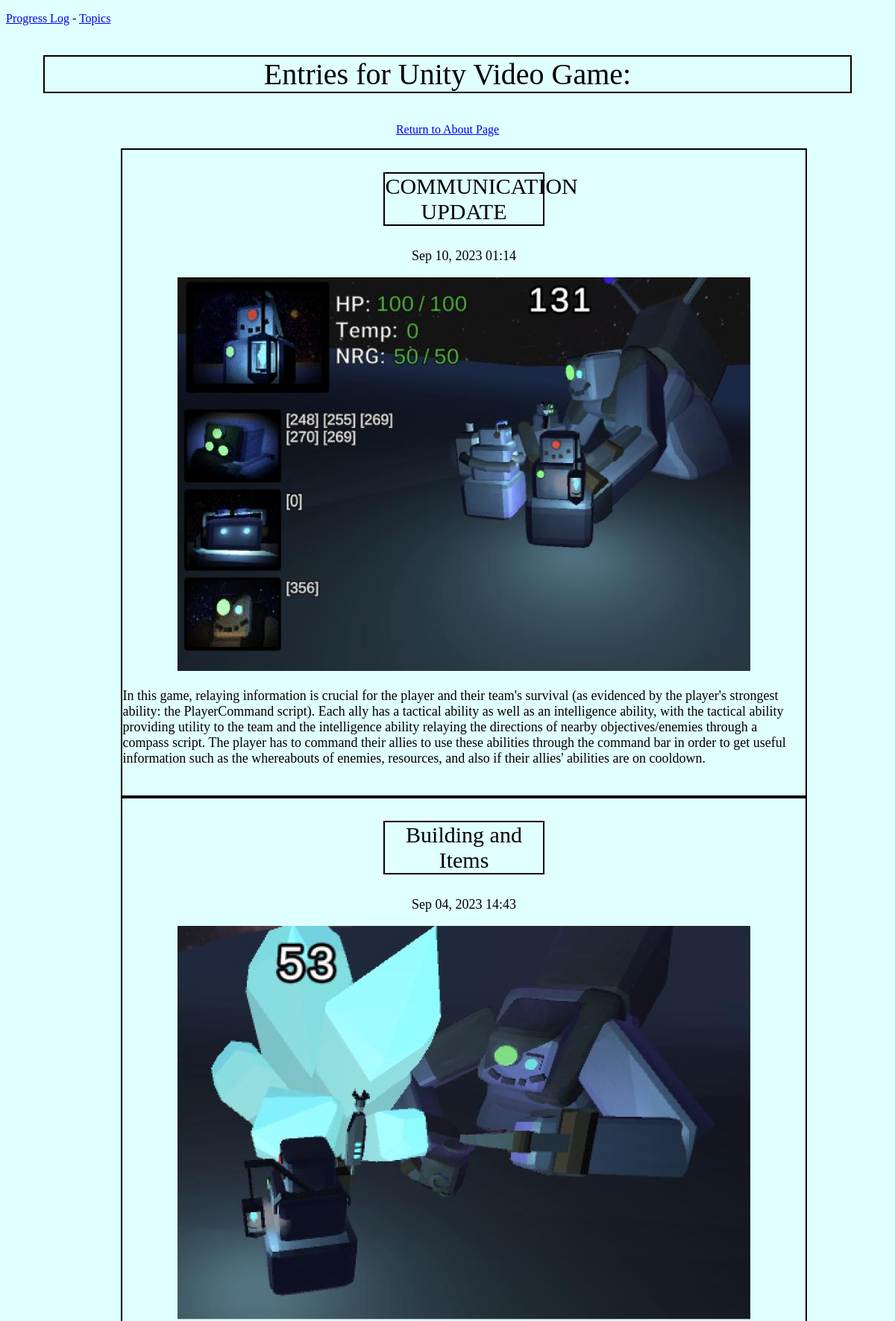
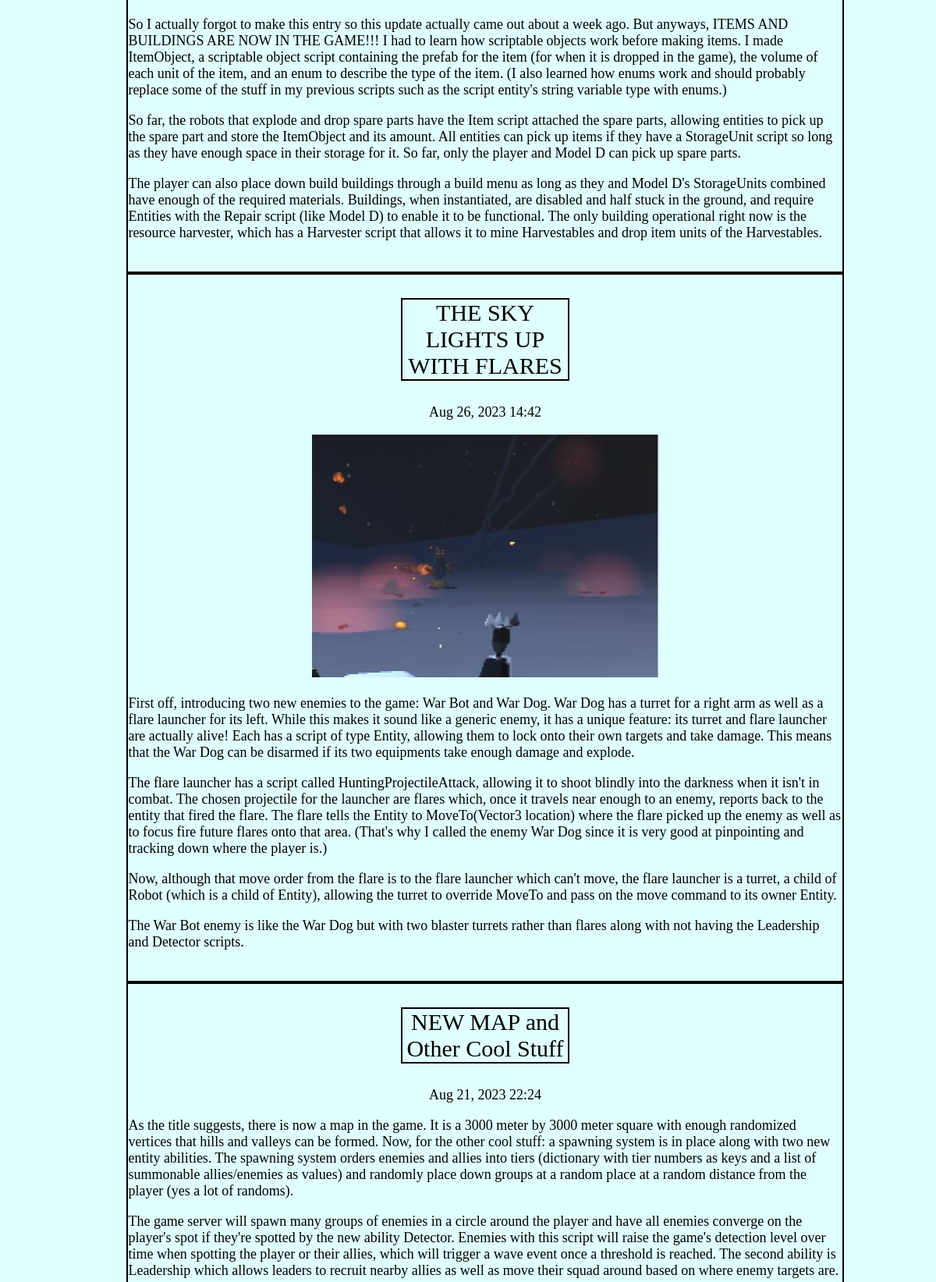
The app's page /topics/2/ (upper part) with its own data (2 pictures, top to bottom).
### progress_log/models.py (models this page shows, shortened)
class Topic(models.Model):
    text = models.CharField(max_length=200)
    date_added = models.DateTimeField(auto_now_add=True)

class Entry(models.Model):
    topic = models.ForeignKey(Topic, on_delete=models.CASCADE)
    title = models.CharField(max_length=200, default=Topic.__name__)    # My own personal addition while doing python book's tutorial :)
    image = models.ImageField(null=True, blank=True, upload_to='images/')
    text = models.TextField()
    date_added = models.DateTimeField(auto_now_add=True)
    class Meta:
        verbose_name_plural = 'entries'

### progress_log/views.py (the view)
# urls.py: path('topics/<int:topic_id>/', views.topic, name='topic'),
def topic(request, topic_id):
    topic = Topic.objects.get(id=topic_id)
    entries = topic.entry_set.order_by('-date_added')   # Minus sign for reverse order (most recent shows up first)
    context = {'topic': topic, 'entries': entries}
    return render(request, 'progress_log/topic.html', context)

### progress_log/templates/progress_log/topic.html (shortened to what this page needs)
<!DOCTYPE html>
{% extends 'progress_log/base.html' %}
  {% block content %}
  <p class="page_title">Entries for {{topic.text}}:</p>
  <p style="text-align:center"><a href="{% url 'progress_log:topic' topic.id %}about" >Return to About Page</a></p>
  <ul>
    {% for entry in entries %}
      <div class="body_text">
        <p class="section_title">{{entry.title}}</p>
        <p style="text-align:center">{{entry.date_added|date:'M d, Y H:i'}}</p>
        {% if entry.image.url is not null %}
          <p style="text-align:center;"><img src="{{entry.image.url}}"></p>
        {% endif %}
        <p>{{entry.text|linebreaks}}</p>
        <br>
      </div>
      {% empty %}
        <li>There are no entries for this topic yet</li>
    {% endfor %}
  </ul>
  {% endblock content %}

### progress_log/templates/progress_log/base.html (style rules this page uses)
.page_title { border: 2px solid black; font-size:40px; text-align:center; margin-left:50px; margin-right:50px; }
.section_title { border: 2px solid black; font-size:30px; text-align:center; margin-left:350px; margin-right:350px; }
.body_text { border: 2px solid black; font-size:18px; width:80%; margin-left:10%; margin-right:10% overflow:visible; }

### records on screen
Topic: text "Unity Video Game"
Entry: title "COMMUNICATION UPDATE", date_added "Sep 10, 2023 01:14", image (picture), text "In this game, relaying information is crucial for the player and their team's survival (as evidenced by the player's strongest ability: the PlayerCommand script). Each ally has a tactical ability as well as an intelligence ability, with the tactical ability providing utility to the team and the intelligence ability relaying the directions of nearby objectives/enemies through a compass script. The player has to command their allies to use these abilities through the command bar in order to get useful information such as the whereabouts of enemies, resources, and also if their allies' abilities are on cooldown."
Entry: title "Building and Items", date_added "Sep 04, 2023 14:43", image (picture), text "So I actually forgot to make this entry so this update actually came out about a week ago. But anyways, ITEMS AND BUILDINGS ARE NOW IN THE GAME!!! I had to learn how scriptable objects work before making items. I made ItemObject, a scriptable object script containing the prefab for the item (for when it is dropped in the game), the volume of each unit of the item, and an enum to describe the type of the item. (I also learned how enums work and should probably replace some of the stuff in my previous scripts such as the script entity's string variable type with enums.) So far, the robots that explode and drop spare parts have the Item script attached the spare parts, allowing entities to…"
Entry: title "THE SKY LIGHTS UP WITH FLARES", date_added "Aug 26, 2023 14:42", image (picture), text "First off, introducing two new enemies to the game: War Bot and War Dog. War Dog has a turret for a right arm as well as a flare launcher for its left. While this makes it sound like a generic enemy, it has a unique feature: its turret and flare launcher are actually alive! Each has a script of type Entity, allowing them to lock onto their own targets and take damage. This means that the War Dog can be disarmed if its two equipments take enough damage and explode. The flare launcher has a script called HuntingProjectileAttack, allowing it to shoot blindly into the darkness when it isn't in combat. The chosen projectile for the launcher are flares which, once it travels near enough to an…"
Entry: title "NEW MAP and Other Cool Stuff", date_added "Aug 21, 2023 22:24", text "As the title suggests, there is now a map in the game. It is a 3000 meter by 3000 meter square with enough randomized vertices that hills and valleys can be formed. Now, for the other cool stuff: a spawning system is in place along with two new entity abilities. The spawning system orders enemies and allies into tiers (dictionary with tier numbers as keys and a list of summonable allies/enemies as values) and randomly place down groups at a random place at a random distance from the player (yes a lot of randoms). The game server will spawn many groups of enemies in a circle around the player and have all enemies converge on the player's spot if they're spotted by the new ability Detector.…"
